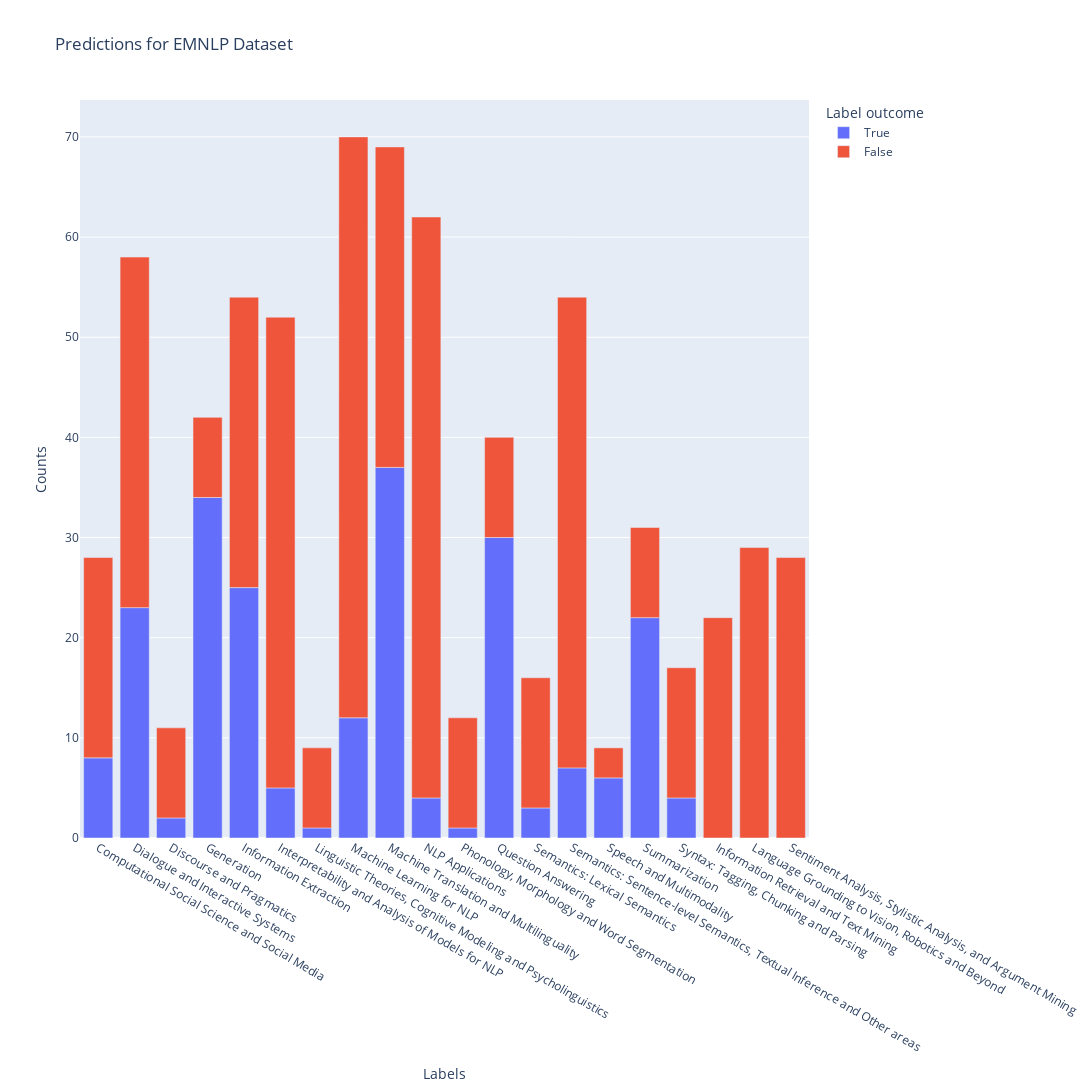

Notebook code for this chart:
### Code cell
import plotly.express as px

fig = px.bar(df_EMNLP_2020_outcome, x="Labels", y="Counts", color="Label outcome", title="Predictions for EMNLP Dataset",
             width=1800, height=1200)
fig.show()

### Figure 1 — Plotly figure (JSON) as saved in the notebook; plotly's stock layout.template omitted (floating-point values rounded to 4 significant figures)
{"data": [{"alignmentgroup": "True", "hovertemplate": "Label outcome=True<br>Labels=%{x}<br>Counts=%{y}<extra></extra>", "legendgroup": "True", "marker": {"color": "#636efa", "pattern": {"shape": ""}}, "name": "True", "offsetgroup": "True", "orientation": "v", "showlegend": true, "textposition": "auto", "type": "bar", "x": ["Computational Social Science and Social Media", "Dialogue and Interactive Systems", "Discourse and Pragmatics", "Generation", "Information Extraction", "Interpretability and Analysis of Models for NLP", "Linguistic Theories, Cognitive Modeling and Psycholinguistics", "Machine Learning for NLP", "Machine Translation and Multilinguality", "NLP Applications", "Phonology, Morphology and Word Segmentation", "Question Answering", "Semantics: Lexical Semantics", "Semantics: Sentence-level Semantics, Textual Inference and Other areas", "Speech and Multimodality", "Summarization", "Syntax: Tagging, Chunking and Parsing"], "xaxis": "x", "y": [8, 23, 2, 34, 25, 5, 1, 12, 37, 4, 1, 30, 3, 7, 6, 22, 4], "yaxis": "y"}, {"alignmentgroup": "True", "hovertemplate": "Label outcome=False<br>Labels=%{x}<br>Counts=%{y}<extra></extra>", "legendgroup": "False", "marker": {"color": "#EF553B", "pattern": {"shape": ""}}, "name": "False", "offsetgroup": "False", "orientation": "v", "showlegend": true, "textposition": "auto", "type": "bar", "x": ["Computational Social Science and Social Media", "Dialogue and Interactive Systems", "Discourse and Pragmatics", "Generation", "Information Extraction", "Information Retrieval and Text Mining", "Interpretability and Analysis of Models for NLP", "Language Grounding to Vision, Robotics and Beyond", "Linguistic Theories, Cognitive Modeling and Psycholinguistics", "Machine Learning for NLP", "Machine Translation and Multilinguality", "NLP Applications", "Phonology, Morphology and Word Segmentation", "Question Answering", "Semantics: Lexical Semantics", "Semantics: Sentence-level Semantics, Textual Inference and Other areas", "Sentiment Analysis, Stylistic Analysis, and Argument Mining", "Speech and Multimodality", "Summarization", "Syntax: Tagging, Chunking and Parsing"], "xaxis": "x", "y": [20, 35, 9, 8, 29, 22, 47, 29, 8, 58, 32, 58, 11, 10, 13, 47, 28, 3, 9, 13], "yaxis": "y"}], "layout": {"barmode": "relative", "height": 1200, "legend": {"title": {"text": "Label outcome"}, "tracegroupgap": 0}, "title": {"text": "Predictions for EMNLP Dataset"}, "width": 1800, "xaxis": {"anchor": "y", "autorange": true, "domain": [0, 1], "range": [-0.5, 19.5], "title": {"text": "Labels"}, "type": "category"}, "yaxis": {"anchor": "x", "autorange": true, "domain": [0, 1], "range": [0, 73.68], "title": {"text": "Counts"}, "type": "linear"}}}
